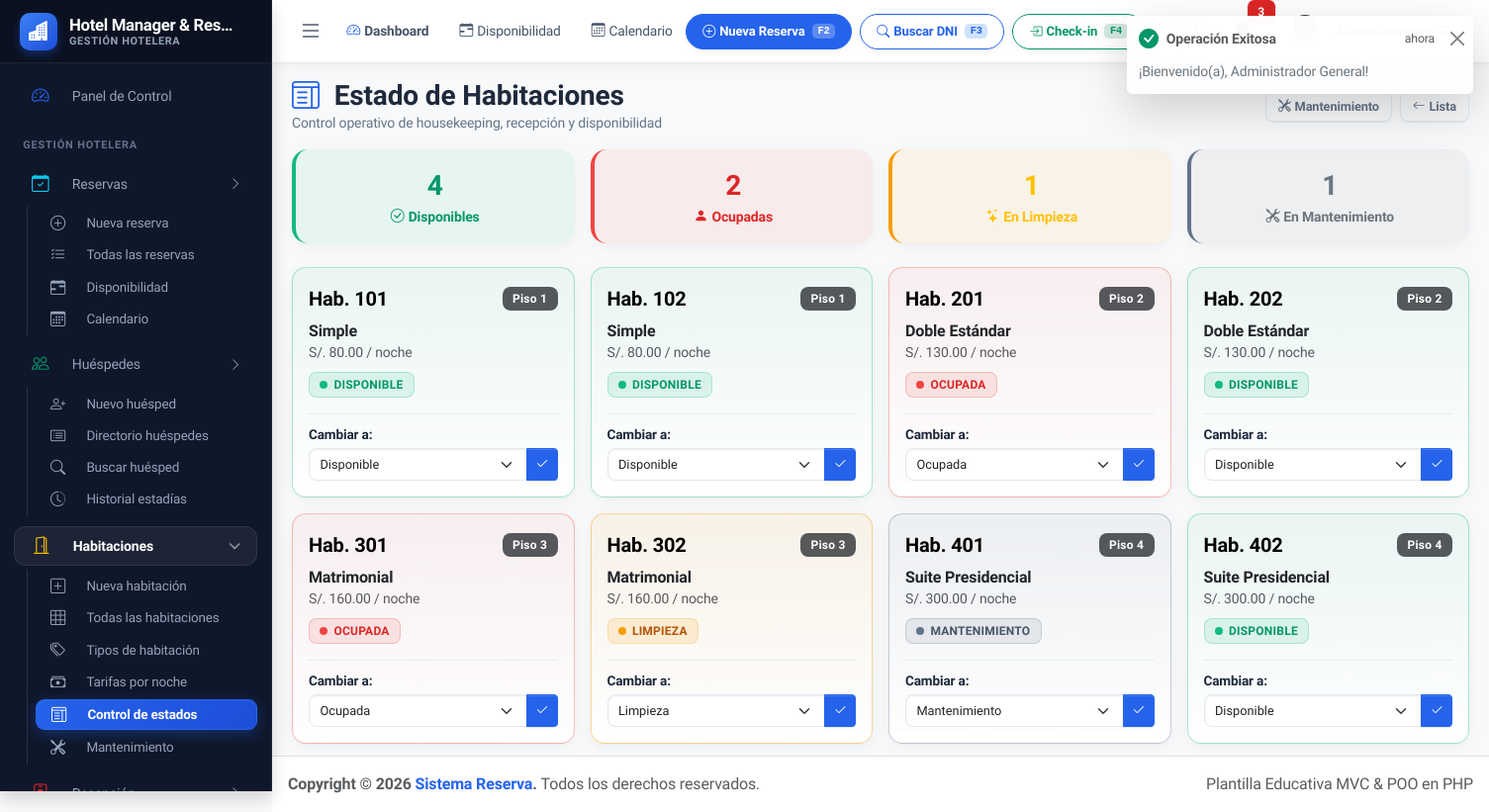
The page /index.php?url=habitaciones/estados (signed in) on the database as committed earlier.
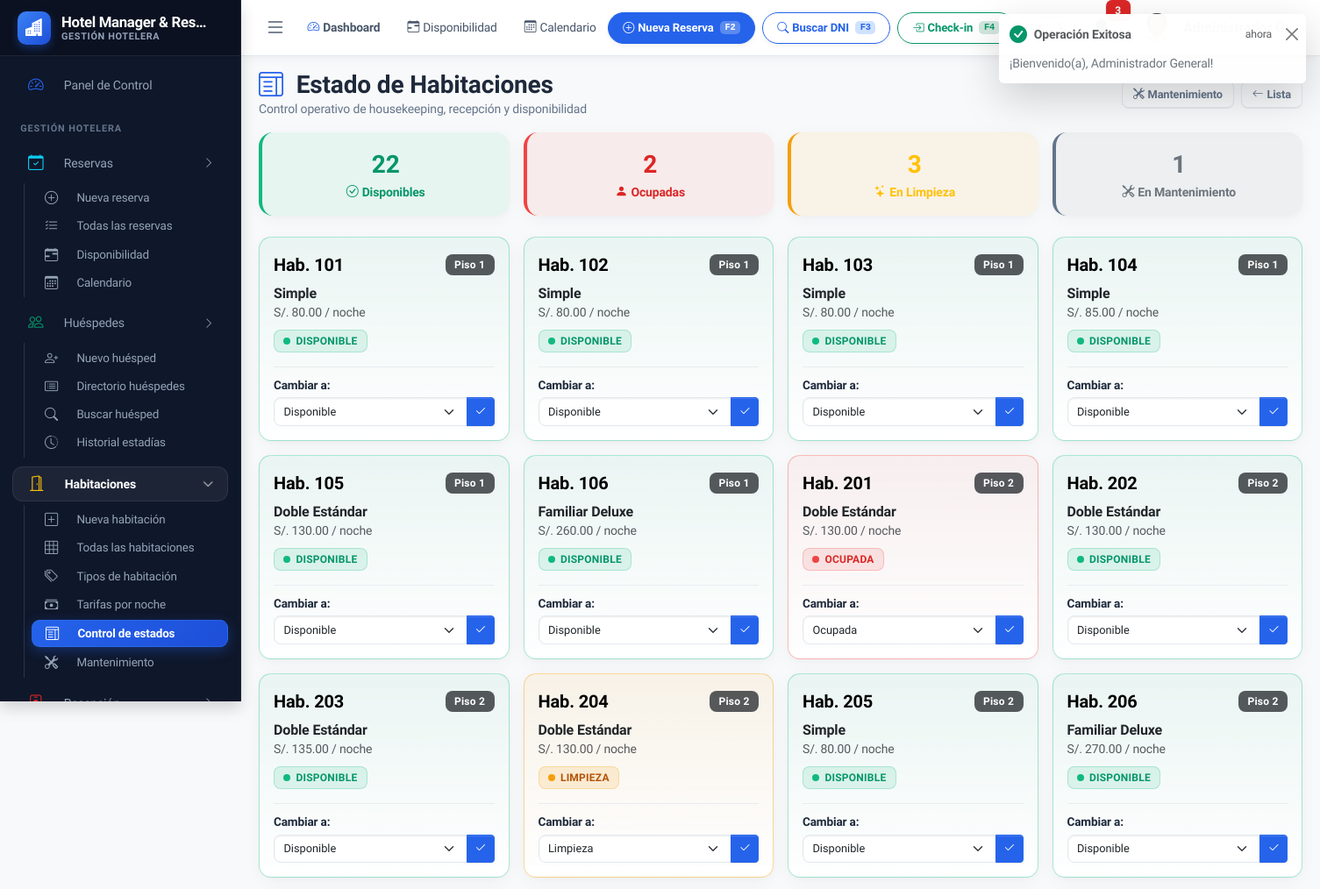
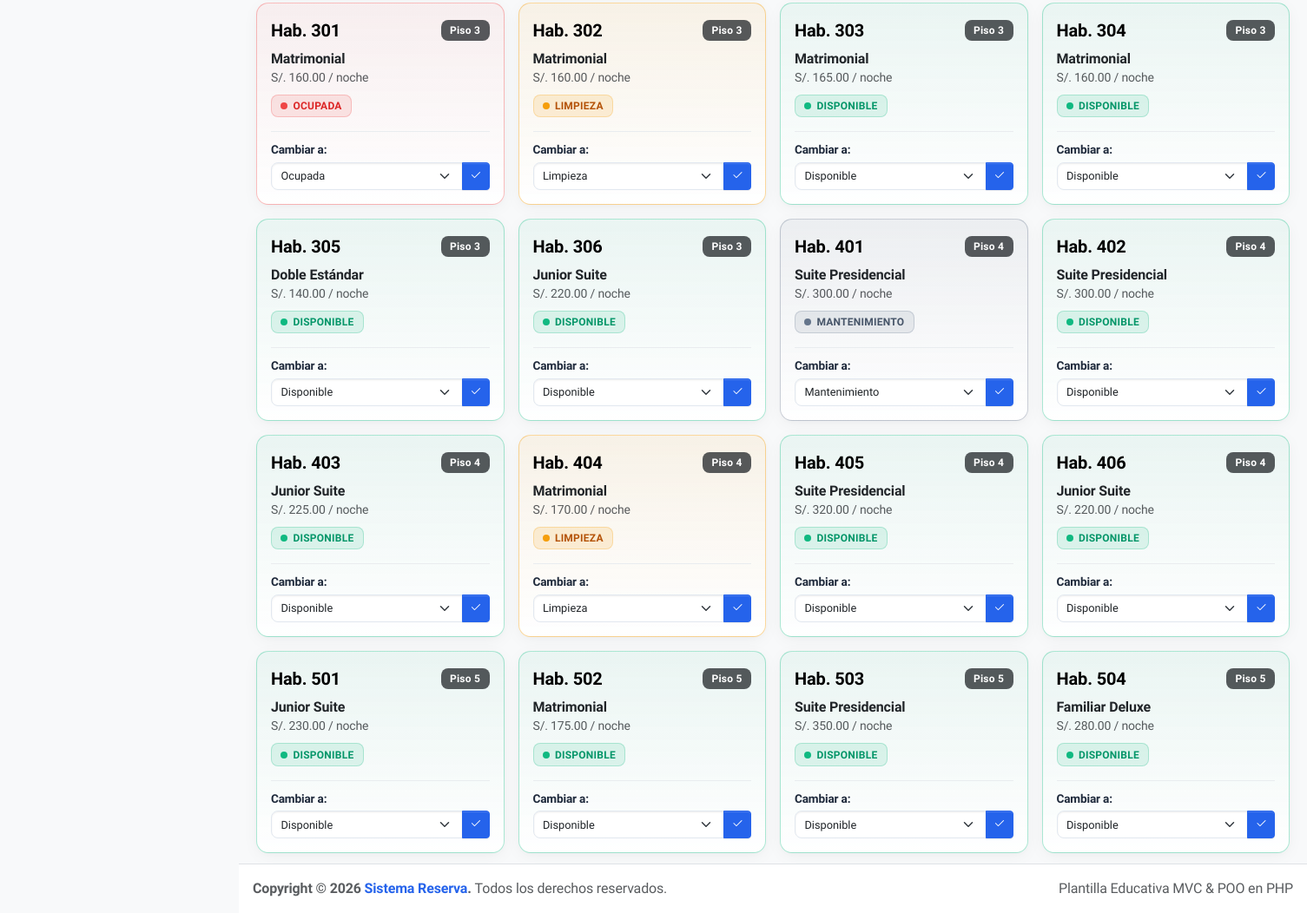
The same page on the database as committed later (2 pictures, top to bottom).
### tables this page shows
CREATE TABLE IF NOT EXISTS habitaciones (
    id INT AUTO_INCREMENT PRIMARY KEY,
    numero VARCHAR(20) NOT NULL UNIQUE,
    tipo_id INT NOT NULL,
    piso VARCHAR(10) NOT NULL DEFAULT '1',
    precio_diario DECIMAL(10, 2) NOT NULL DEFAULT 0.00,
    estado ENUM('disponible', 'ocupada', 'limpieza', 'mantenimiento') DEFAULT 'disponible',
    descripcion TEXT NULL,
    created_at TIMESTAMP DEFAULT CURRENT_TIMESTAMP,
    updated_at TIMESTAMP DEFAULT CURRENT_TIMESTAMP ON UPDATE CURRENT_TIMESTAMP,
    FOREIGN KEY (tipo_id) REFERENCES tipos_habitacion(id) ON DELETE RESTRICT,
    INDEX idx_estado (estado)
);

CREATE TABLE IF NOT EXISTS tipos_habitacion (
    id INT AUTO_INCREMENT PRIMARY KEY,
    nombre VARCHAR(80) NOT NULL UNIQUE,
    descripcion TEXT NULL,
    capacidad INT NOT NULL DEFAULT 1,
    precio_base DECIMAL(10, 2) NOT NULL DEFAULT 0.00,
    caracteristicas TEXT NULL COMMENT 'Wifi, TV, Jacuzzi, Aire Acondicionado, etc.',
    estado TINYINT(1) DEFAULT 1,
    created_at TIMESTAMP DEFAULT CURRENT_TIMESTAMP
);

### app/Views/habitaciones/estados.php (the view, shortened to what the changed rows need)
<?php partial('page_header', [
    'titulo'    => 'Estado de Habitaciones',
    'icono'     => 'bi-layout-text-window',
    'subtitulo' => 'Control operativo de housekeeping, recepción y disponibilidad',
    'acciones'  => [
        ['texto' => 'Mantenimiento', 'url' => 'habitaciones/mantenimiento', 'icono' => 'bi-tools', 'variante' => 'outline-secondary'],
        ['texto' => 'Lista', 'url' => 'habitaciones', 'icono' => 'bi-arrow-left', 'variante' => 'outline-secondary'],
    ],
]) ?>
<div class="app-content">
    <div class="container-fluid">
        <div class="row g-3 mb-4">
            <div class="col-6 col-md-3">
                <div class="card p-3 text-center border-0" style="background: rgba(16, 185, 129, 0.08); border-left: 4px solid #10b981 !important;">
                    <span class="fs-3 fw-bold text-success"><?= $conteo['disponible'] ?></span>
                    <span class="small fw-semibold text-success"><i class="bi bi-check-circle me-1"></i>Disponibles</span>
                </div>
            </div>
            <div class="col-6 col-md-3">
                <div class="card p-3 text-center border-0" style="background: rgba(239, 68, 68, 0.08); border-left: 4px solid #ef4444 !important;">
                    <span class="fs-3 fw-bold text-danger"><?= $conteo['ocupada'] ?></span>
                    <span class="small fw-semibold text-danger"><i class="bi bi-person-fill me-1"></i>Ocupadas</span>
                </div>
            </div>
            <div class="col-6 col-md-3">
                <div class="card p-3 text-center border-0" style="background: rgba(245, 158, 11, 0.08); border-left: 4px solid #f59e0b !important;">
                    <span class="fs-3 fw-bold text-warning"><?= $conteo['limpieza'] ?></span>
                    <span class="small fw-semibold text-warning"><i class="bi bi-stars me-1"></i>En Limpieza</span>
                </div>
            </div>
        </div>
        <div class="row g-3">
            <?php foreach ($habitaciones as $h): ?>
                <?php
                    $estado = $h['estado'];
                    $stateClass = match($estado) {
                        'disponible'    => 'room-state-disponible',
                        'ocupada'       => 'room-state-ocupada',
                        'limpieza'      => 'room-state-limpieza',
                        'mantenimiento' => 'room-state-mantenimiento',
                        default         => ''
                    };
                    $badgeSoft = match($estado) {
                        'disponible'    => 'badge-soft-success',
                        'ocupada'       => 'badge-soft-danger',
                        'limpieza'      => 'badge-soft-warning',
                        'mantenimiento' => 'badge-soft-secondary',
                        default         => 'badge-soft-light'
                    };
                ?>
                <div class="col-12 col-sm-6 col-md-4 col-xl-3">
                    <div class="card room-card-modern <?= $stateClass ?> h-100 p-3">
                        <div class="d-flex justify-content-between align-items-center mb-2">
                            <span class="fw-bold fs-5 text-body-emphasis">Hab. <?= htmlspecialchars($h['numero']) ?></span>
                            <span class="badge bg-dark bg-opacity-75 text-white" style="font-size: 0.68rem; border-radius: 6px;">
                                Piso <?= htmlspecialchars($h['piso']) ?>
                            </span>
                        </div>
                        <div class="mb-2">
                            <h6 class="fw-bold mb-0 text-truncate"><?= htmlspecialchars($h['tipo_nombre']) ?></h6>
                            <small class="text-muted"><?= dinero($h['precio_diario']) ?> / noche</small>
                        </div>
                        <div class="mb-3">
                            <span class="badge <?= $badgeSoft ?> text-uppercase">
                                <span class="pulse-dot pulse-dot-<?= $estado ?>"></span>
                                <?= htmlspecialchars($estado) ?>
                            </span>
                        </div>
                        <form method="POST" action="<?= url('habitaciones/cambiarEstado') ?>" class="mt-auto pt-2 border-top border-light-subtle">
                            <label class="form-label mb-1">Cambiar a:</label>
                            <div class="input-group input-group-sm">
                                <select name="estado" class="form-select form-select-sm">
                                    <option value="disponible" <?= ($estado === 'disponible') ? 'selected' : '' ?>>Disponible</option>
                                    <option value="ocupada" <?= ($estado === 'ocupada') ? 'selected' : '' ?>>Ocupada</option>
                                    <option value="limpieza" <?= ($estado === 'limpieza') ? 'selected' : '' ?>>Limpieza</option>
                                    <option value="mantenimiento" <?= ($estado === 'mantenimiento') ? 'selected' : '' ?>>Mantenimiento</option>
                                </select>
                                <button class="btn btn-primary btn-sm" type="submit" title="Actualizar">
                                    <i class="bi bi-check2"></i>
                                </button>
                            </div>
                        </form>
                    </div>
                </div>
            <?php endforeach; ?>
        </div>
    </div>
</div>

### app/Views/partials/_acciones.php
<?php
foreach ($acciones as $accion):
    $clase = 'btn btn-sm btn-' . ($accion['variante'] ?? 'primary');
    $icono = !empty($accion['icono']) ? '<i class="bi ' . e($accion['icono']) . ' me-1"></i>' : '';
?>
    <?php if (!empty($accion['modal'])): ?>
        <button type="button" class="<?= e($clase) ?>" data-bs-toggle="modal" data-bs-target="<?= e($accion['modal']) ?>">
            <?= $icono ?><?= e($accion['texto']) ?>
        </button>
    <?php elseif (!empty($accion['imprimir'])): ?>
        <button type="button" class="<?= e($clase) ?>" onclick="window.print()">
            <?= $icono ?><?= e($accion['texto']) ?>
        </button>
    <?php else: ?>
        <a href="<?= e(url($accion['url'])) ?>" class="<?= e($clase) ?>">
            <?= $icono ?><?= e($accion['texto']) ?>
        </a>
    <?php endif; ?>
<?php endforeach; ?>

Rows that differ between the two databases and show on the page:
added habitaciones: id "22", tipo "3", numero "404", piso "4", tipo.nombre "Matrimonial", precio_diario "S/. 170.00", estado "LIMPIEZA", estado "Limpieza"
now on this page (row unchanged): tipos_habitacion: capacidad "2"
added habitaciones: numero "103", piso "1", tipo.nombre "Simple", precio_diario "S/. 80.00", estado "DISPONIBLE", estado "Disponible"
added habitaciones: numero "104", piso "1", tipo.nombre "Simple", precio_diario "S/. 85.00", estado "DISPONIBLE", estado "Disponible"
added habitaciones: numero "105", piso "1", tipo.nombre "Doble Estándar", precio_diario "S/. 130.00", estado "DISPONIBLE", estado "Disponible"
added habitaciones: numero "106", piso "1", tipo.nombre "Familiar Deluxe", precio_diario "S/. 260.00", estado "DISPONIBLE", estado "Disponible"
added habitaciones: numero "203", piso "2", tipo.nombre "Doble Estándar", precio_diario "S/. 135.00", estado "DISPONIBLE", estado "Disponible"
added habitaciones: numero "204", piso "2", tipo.nombre "Doble Estándar", precio_diario "S/. 130.00", estado "LIMPIEZA", estado "Limpieza"
added habitaciones: numero "205", piso "2", tipo.nombre "Simple", precio_diario "S/. 80.00", estado "DISPONIBLE", estado "Disponible"
added habitaciones: numero "206", piso "2", tipo.nombre "Familiar Deluxe", precio_diario "S/. 270.00", estado "DISPONIBLE", estado "Disponible"
added habitaciones: numero "303", piso "3", tipo.nombre "Matrimonial", precio_diario "S/. 165.00", estado "DISPONIBLE", estado "Disponible"
added habitaciones: numero "304", piso "3", tipo.nombre "Matrimonial", precio_diario "S/. 160.00", estado "DISPONIBLE", estado "Disponible"
added habitaciones: numero "305", piso "3", tipo.nombre "Doble Estándar", precio_diario "S/. 140.00", estado "DISPONIBLE", estado "Disponible"
added habitaciones: numero "306", piso "3", tipo.nombre "Junior Suite", precio_diario "S/. 220.00", estado "DISPONIBLE", estado "Disponible"
added habitaciones: numero "403", piso "4", tipo.nombre "Junior Suite", precio_diario "S/. 225.00", estado "DISPONIBLE", estado "Disponible"
added habitaciones: numero "405", piso "4", tipo.nombre "Suite Presidencial", precio_diario "S/. 320.00", estado "DISPONIBLE", estado "Disponible"
added habitaciones: numero "406", piso "4", tipo.nombre "Junior Suite", precio_diario "S/. 220.00", estado "DISPONIBLE", estado "Disponible"
added habitaciones: numero "501", piso "5", tipo.nombre "Junior Suite", precio_diario "S/. 230.00", estado "DISPONIBLE", estado "Disponible"
added habitaciones: numero "502", piso "5", tipo.nombre "Matrimonial", precio_diario "S/. 175.00", estado "DISPONIBLE", estado "Disponible"
added habitaciones: numero "503", piso "5", tipo.nombre "Suite Presidencial", precio_diario "S/. 350.00", estado "DISPONIBLE", estado "Disponible"
added habitaciones: numero "504", piso "5", tipo.nombre "Familiar Deluxe", precio_diario "S/. 280.00", estado "DISPONIBLE", estado "Disponible"
Other text that changed with them:
$conteo['disponible']: "4" → (not shown)
$conteo['limpieza']: "1" → (not shown)
